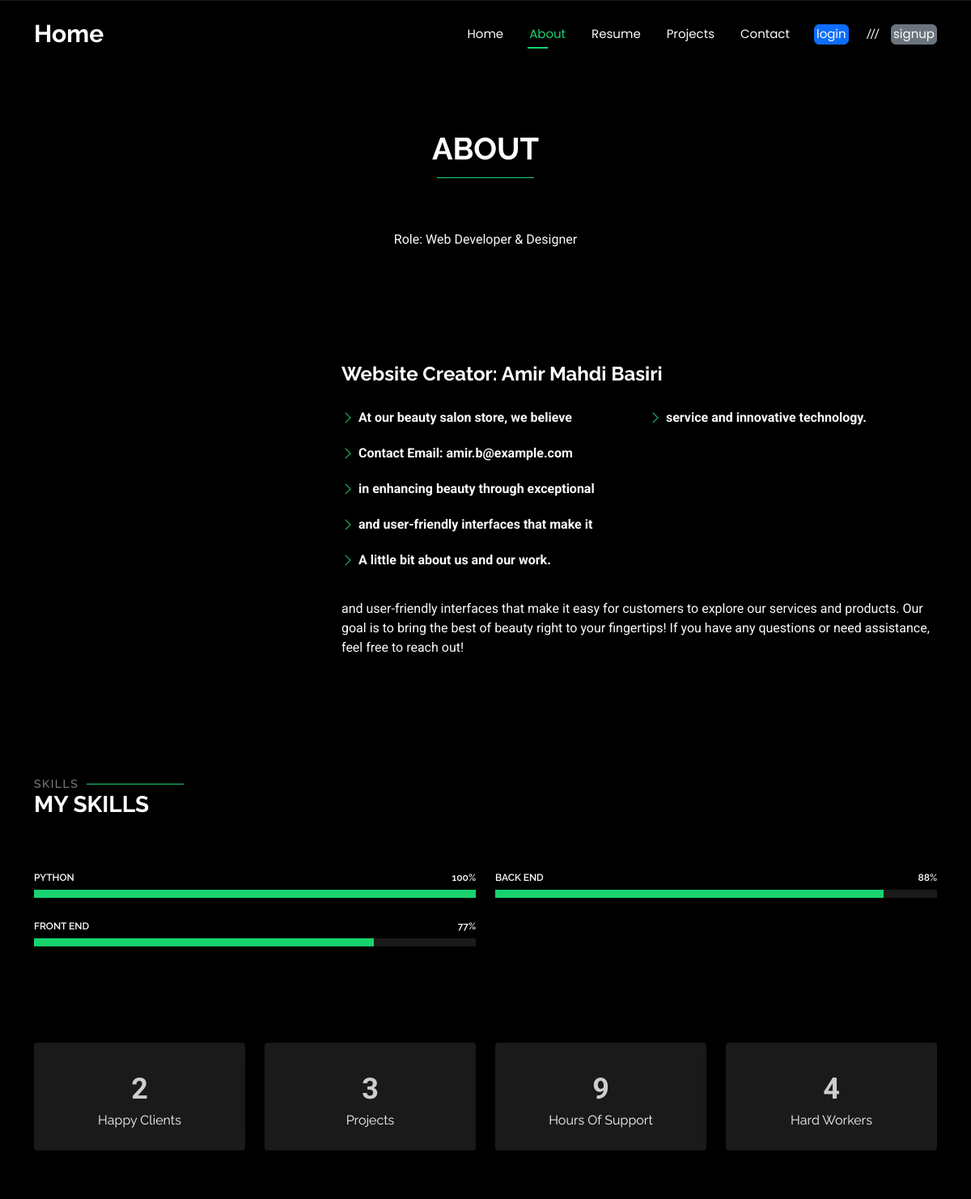
The page /about/ on the database its author committed.
### About/models.py (models this page shows, shortened)
class About(models.Model):
    PAGE_NAME = models.CharField(max_length=100, default="test")
    A_LITTLE_ABOUT_US = models.CharField(max_length=100, default="test")
    CREATOR_NAME = models.CharField(max_length=100, default="test")
    ROLE = models.CharField(max_length=100, default="test")
    EMAIL = models.CharField(max_length=100, default="test")
    SERVICES = models.CharField(max_length=100, default="test")
    INTERESTS = models.CharField(max_length=100, default="test")
    ONLINE_PRESENTATION = models.CharField(max_length=100, default="test")
    WORK_HISTORY = models.CharField(max_length=100, default="test")
    DESCRIPTION = models.TextField(default="test")
    scheduled = models.DateTimeField(default=timezone.now)
    status = models.BooleanField(default=False)
    created_at = models.DateTimeField(auto_now_add=True)
    updated_at = models.DateTimeField(auto_now=True)
    class Meta:
        ordering = ('created_at',)

class Skill(models.Model):
    title = models.CharField(max_length=100, verbose_name="عنوان")
    percentage = models.IntegerField(verbose_name="درصد", help_text="عدد بین 0 تا 100")

class Stats(models.Model):
    happy_clients = models.IntegerField(default=0)
    projects = models.IntegerField(default=0)
    hours_of_support = models.IntegerField(default=0)
    hard_workers = models.IntegerField(default=0)

### About/views.py (the view)
# urls.py: path('about/', about, name='about'),
def about(request):
    abouts = About.objects.filter(status=True)
    stats, created = Stats.objects.get_or_create(id=1)
    context = {
        "stats": stats,
        "skills": Skill.objects.all(),  # Get all skills
        "active_page": "about",
        'abouts': abouts
    }
    return render(request, "root/about.html", context)

### templates/root/about.html (shortened to what this page needs)
{% extends "base.html" %}
{% load static %}
{% block 'content' %}
  <main class="main">
    <div class="page-title" data-aos="fade">
      <div class="heading">
        <div class="container">
          <div class="row d-flex justify-content-center text-center">
            {% for about in abouts %}
            <div class="col-lg-8">
              <h1>{{about.PAGE_NAME}}</h1>
              <div class="container section-title " data-aos="fade-up">
                <h2></h2>
            </div>
              <p class="mb-0">{{about.A_LITTLE_ABOUT_US}}</p>
            </div>
            {% endfor %}
          </div>
        </div>
      </div>
    </div>
    <section id="about" class="about section">
      <div class="container" data-aos="fade-up" data-aos-delay="100">
        <div class="row gy-4 justify-content-center">
          <div class="col-lg-4">
          </div>
          {% for about in abouts %}
          <div class="col-lg-8 content">
            <h2>{{about.CREATOR_NAME}}</h2>
            <div class="row">
              <div class="col-lg-6">
                <ul>
                  <li><i class="bi bi-chevron-right"></i> <strong>{{about.ROLE}}</strong></li>
                  <li><i class="bi bi-chevron-right"></i> <strong>{{about.EMAIL}}</strong></li>
                  <li><i class="bi bi-chevron-right"></i> <strong>{{about.SERVICES}}</strong></li>
                  <li><i class="bi bi-chevron-right"></i> <strong>{{about.INTERESTS}}</strong></li>
                  <li><i class="bi bi-chevron-right"></i> <strong>{{about.ONLINE_PRESENTATION}}</strong></li>
                </ul>
              </div>
              <div class="col-lg-6">
                <ul>
                  <li><i class="bi bi-chevron-right"></i> <strong>{{about.WORK_HISTORY}}</strong></li>
                </ul>
              </div>
            </div>
            <p class="py-3">
              {{about.DESCRIPTION}}
            </p>
          </div>
        </div>
        {% endfor %}
      </div>
    </section>
<section id="skills" class="skills section">
  <div class="container section-title" data-aos="fade-up">
    <h2>Skills</h2>
    <div><span>My</span> <span class="description-title">Skills</span></div>
  </div>
  <div class="container" data-aos="fade-up" data-aos-delay="100">
    <div class="row skills-content skills-animation">
      {% for skill in skills %}
      <div class="col-lg-6">
        <div class="progress">
          <span class="skill"><span>{{ skill.title }}</span> <i class="val">{{ skill.percentage }}%</i></span>
          <div class="progress-bar-wrap">
            <div class="progress-bar" role="progressbar"
                aria-valuenow="{{ skill.percentage }}"
                aria-valuemin="0"
                aria-valuemax="100"
                style="width: {{ skill.percentage }}%;">
            </div>
          </div>
        </div>
      </div>
      {% endfor %}
    </div>
  </div>
</section>
<section id="stats" class="stats section">
  <div class="container" data-aos="fade-up" data-aos-delay="100">
    <div class="row gy-4">
      <div class="col-lg-3 col-md-6 d-flex flex-column align-items-center">
        <div class="stats-item">
          <span class="">{{ stats.happy_clients }}</span>
          <p>Happy Clients</p>
        </div>
      </div>
      <div class="col-lg-3 col-md-6 d-flex flex-column align-items-center">
        <div class="stats-item">
          <span class="">{{ stats.projects }}</span>
          <p>Projects</p>
        </div>
      </div>
      <div class="col-lg-3 col-md-6 d-flex flex-column align-items-center">
        <div class="stats-item">
          <span class="">{{ stats.hours_of_support }}</span>
          <p>Hours Of Support</p>
        </div>
      </div>
      <div class="col-lg-3 col-md-6 d-flex flex-column align-items-center">
        <div class="stats-item">
          <span class="">{{ stats.hard_workers }}</span>
          <p>Hard Workers</p>
        </div>
      </div>
    </div>
  </div>
</section>
  </main>
  {% endblock 'content' %}

### static/assets/css/main.css (style rules this page uses)
:root { --default-font: "Roboto", system-ui, -apple-system, "Segoe UI", Roboto, "Helvetica Neue", Arial, "Noto Sans", "Liberation Sans", sans-serif, "Apple Color Emoji", "Segoe UI Emoji", "Segoe UI Symbol", "Noto Color Emoji"; --heading-font: "Raleway", sans-serif; --nav-font: "Poppins", sans-serif; }
:root { --background-color: #000000; --default-color: #fafafa; --heading-color: #ffffff; --accent-color: #18d26e; --surface-color: #1a1a1a; --contrast-color: #000000; }
:root { --nav-color: #fafafa; --nav-hover-color: #18d26e; --nav-mobile-background-color: #1a1a1a; --nav-dropdown-background-color: #1a1a1a; --nav-dropdown-color: #fafafa; --nav-dropdown-hover-color: #18d26e; }
:root { scroll-behavior: smooth; }
body { color: var(--default-color); background-color: var(--background-color); font-family: var(--default-font); }
.container { position: relative; z-index: 3; }
h1, h2, h3, h4, h5, h6 { color: var(--heading-color); font-family: var(--heading-font); }
.page-title { color: var(--default-color); background-color: var(--background-color); position: relative; }
.page-title .heading { padding: 160px 0 80px 0; border-top: 1px solid color-mix(in srgb, var(--default-color), transparent 90%); }
.page-title .heading h1 { font-size: 38px; font-weight: 700; }
section, .section { color: var(--default-color); background-color: var(--background-color); padding: 60px 0; scroll-margin-top: 100px; overflow: clip; }
.section-title { padding-bottom: 60px; position: relative; }
.section-title h2 { font-size: 14px; font-weight: 500; padding: 0; line-height: 1px; margin: 0; letter-spacing: 1.5px; text-transform: uppercase; color: color-mix(in srgb, var(--default-color), transparent 50%); position: relative; }
.section-title h2::after { content: ""; width: 120px; height: 1px; display: inline-block; background: var(--accent-color); margin: 4px 10px; }
.section-title div { color: var(--heading-color); margin: 0; margin: 0; font-size: 28px; font-weight: 700; text-transform: uppercase; font-family: var(--heading-font); }
.about .content h2 { font-weight: 700; font-size: 24px; }
.about .content ul { list-style: none; padding: 0; }
.about .content ul li { margin-bottom: 20px; display: flex; align-items: center; }
.about .content ul strong { margin-right: 10px; }
.about .content ul i { font-size: 16px; margin-right: 5px; color: var(--accent-color); line-height: 0; }
.stats .stats-item { background-color: var(--surface-color); margin-top: -27px; padding: 30px 30px 25px 30px; width: 100%; position: relative; text-align: center; box-shadow: 0px 2px 35px rgba(0, 0, 0, 0.1); border-radius: 4px; z-index: 0; }
.stats .stats-item span { font-size: 36px; display: block; font-weight: 700; color: color-mix(in srgb, var(--default-color), transparent 20%); }
.stats .stats-item p { padding: 0; margin: 0; font-family: var(--heading-font); font-size: 16px; }
.skills .progress { height: 60px; display: block; background: none; border-radius: 0; }
.skills .progress .skill { color: var(--heading-color); padding: 0; margin: 0 0 6px 0; text-transform: uppercase; display: block; font-weight: 600; font-family: var(--heading-font); }
.skills .progress .skill .val { float: right; font-style: normal; }
.skills .progress-bar-wrap { background: color-mix(in srgb, var(--default-color), transparent 90%); height: 10px; }
.skills .progress-bar { width: 1px; height: 10px; transition: 0.9s; background-color: var(--accent-color); }

### rows shown on the page
About: PAGE_NAME "ABOUT", A_LITTLE_ABOUT_US "Role: Web Developer & Designer", CREATOR_NAME "Website Creator: Amir Mahdi Basiri", ROLE "At our beauty salon store, we believe", EMAIL "Contact Email: amir.b@example.com", SERVICES "in enhancing beauty through exceptional", INTERESTS "and user-friendly interfaces that make it", ONLINE_PRESENTATION "A little bit about us and our work.", WORK_HISTORY "service and innovative technology.", DESCRIPTION "and user-friendly interfaces that make it easy for customers to explore our services and products. Our goal is to bring the best of beauty right to your fingertips! If you have any questions or need assistance, feel free to reach out!"
Skill: title "PYTHON", percentage "100"
Skill: title "BACK END", percentage "88"
Skill: title "FRONT END", percentage "77"
Stats: happy_clients "2", projects "3", hours_of_support "9", hard_workers "4"
